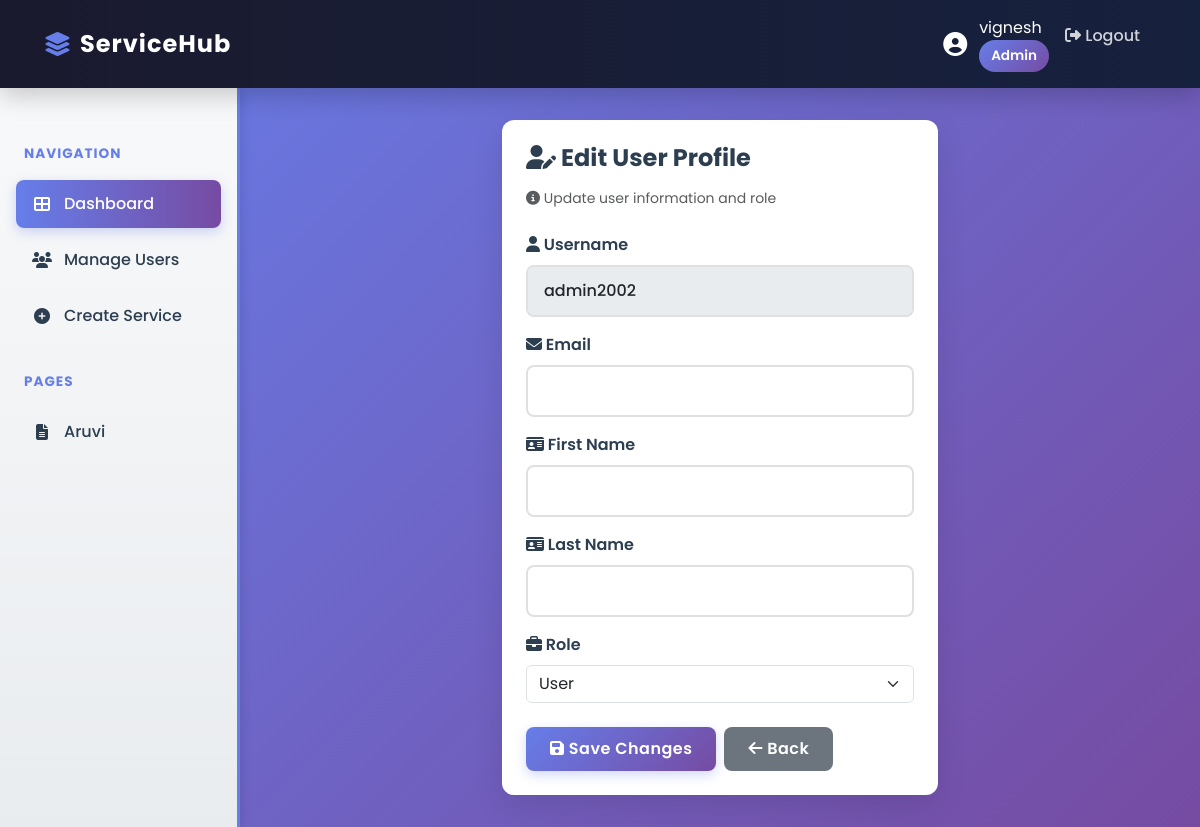
The page /users/1/edit/ (signed in) on the database as committed earlier.
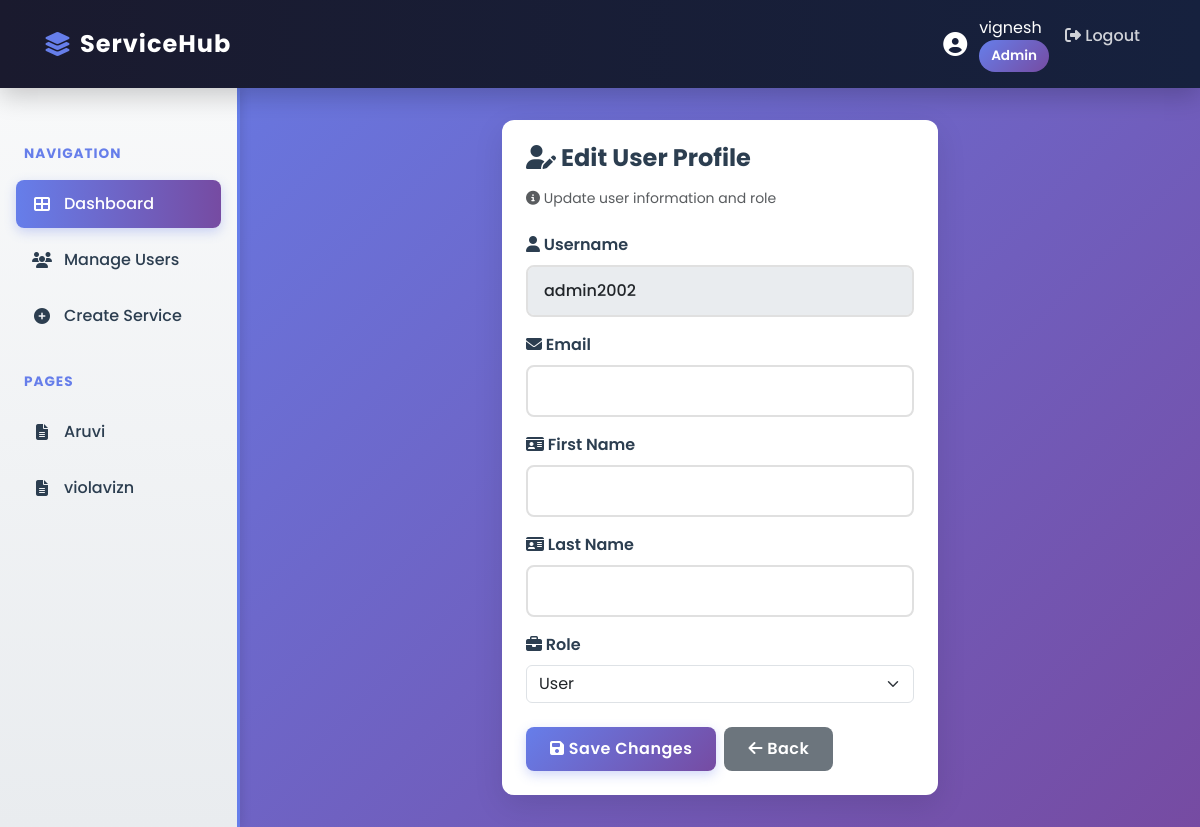
The same page on the database as committed later.
### core/models.py (models this page shows, shortened)
class DynamicPage(models.Model):
    name = models.CharField(max_length=200, unique=True)
    slug = models.SlugField(max_length=220, unique=True, blank=True)
    description = models.TextField(blank=True)
    created_by = models.ForeignKey(User, on_delete=models.SET_NULL, null=True, related_name="dynamic_pages")
    created_at = models.DateTimeField(auto_now_add=True)

### core/views.py (the view, shortened to what this page needs)
# urls.py: path("users/<int:user_id>/edit/", views.edit_user, name="edit_user"),
@login_required
def edit_user(request, user_id):
    if not _has_agent_permissions(request.user):
        messages.error(request, "You do not have permission to edit users.")
        return redirect("dashboard")
    target = get_object_or_404(User, id=user_id)
    pages = DynamicPage.objects.all().order_by("name")
    return render(request, "core/edit_user.html", {"user_obj": target, "pages": pages, "role": _user_role(request.user)})

### core/views.py (called while the page is built)
def _user_role(user):
    if not user.is_authenticated:
        return "anonymous"
    return getattr(user.profile, "role", "user")

def _has_agent_permissions(user):
    return _user_role(user) in ["admin", "agent"]

### core/templates/core/edit_user.html (shortened to what this page needs)
{% extends 'core/base.html' %}
{% block content %}
<div class="row justify-content-center">
    <div class="col-lg-6">
        <div class="card fade-in">
            <div class="card-body">
                <div class="mb-4">
                    <h4 class="card-title">
                        <i class="fas fa-user-edit icon-blue"></i> Edit User Profile
                    </h4>
                    <p class="text-muted small"><i class="fas fa-info-circle"></i> Update user information and role</p>
                </div>
                <form method="post">
                    <div class="mb-3 zoom-in" style="animation-delay: 0.1s;">
                        <label class="form-label"><i class="fas fa-user icon-blue"></i> Username</label>
                        <input class="form-control" value="{{ user_obj.username }}" disabled style="cursor: not-allowed;">
                    </div>
                    <div class="mb-3 zoom-in" style="animation-delay: 0.2s;">
                        <label class="form-label"><i class="fas fa-envelope icon-blue"></i> Email</label>
                        <input name="email" class="form-control" value="{{ user_obj.email }}">
                    </div>
                    <div class="mb-3 zoom-in" style="animation-delay: 0.3s;">
                        <label class="form-label"><i class="fas fa-id-card icon-blue"></i> First Name</label>
                        <input name="first_name" class="form-control" value="{{ user_obj.first_name }}">
                    </div>
                    <div class="mb-3 zoom-in" style="animation-delay: 0.4s;">
                        <label class="form-label"><i class="fas fa-id-card icon-blue"></i> Last Name</label>
                        <input name="last_name" class="form-control" value="{{ user_obj.last_name }}">
                    </div>
                    <div class="mb-4 zoom-in" style="animation-delay: 0.5s;">
                        <label class="form-label"><i class="fas fa-briefcase icon-blue"></i> Role</label>
                        <select name="role" class="form-select">
                            <option value="user" {% if user_obj.profile.role == 'user' %}selected{% endif %}>
                                <i class="fas fa-user"></i> User
                            </option>
                        </select>
                    </div>
                    <div class="d-flex gap-2">
                        <button class="btn btn-primary bounce-in" type="submit">
                            <i class="fas fa-save"></i> Save Changes
                        </button>
                        <a href="{% url 'user_list' %}" class="btn btn-secondary">
                            <i class="fas fa-arrow-left"></i> Back
                        </a>
                    </div>
                </form>
            </div>
        </div>
    </div>
</div>
{% endblock %}

### core/templates/core/base.html (shortened to what this page needs)
<!DOCTYPE html>
<html lang="en">
<head>
    <link href="https://cdn.jsdelivr.net/npm/bootstrap@5.3.0/dist/css/bootstrap.min.css" rel="stylesheet">
    <link rel="stylesheet" href="https://cdnjs.cloudflare.com/ajax/libs/font-awesome/6.4.0/css/all.min.css">
</head>
<body>
    <nav class="navbar navbar-expand-lg navbar-dark">
        <div class="container-fluid">
            <a class="navbar-brand" href="{% url 'dashboard' %}">
                <i class="fas fa-layer-group"></i> ServiceHub
            </a>
            <div class="collapse navbar-collapse" id="navbarNav">
                <ul class="navbar-nav ms-auto">
                    {% if user.is_authenticated %}
                    <li class="nav-item">
                        <div class="user-info">
                            <i class="fas fa-user-circle" style="font-size: 1.5rem;"></i>
                            <div>
                                <div>{{ user.first_name|default:user.username }}</div>
                                <div class="user-badge">{{ user.profile.get_role_display }}</div>
                            </div>
                        </div>
                    </li>
                    <li class="nav-item">
                        <a class="nav-link" href="{% url 'logout' %}">
                            <i class="fas fa-sign-out-alt"></i> Logout
                        </a>
                    </li>
                    {% endif %}
                </ul>
            </div>
        </div>
    </nav>
    {% if user.is_authenticated %}
    <div class="layout-wrapper">
        <div class="sidebar" id="sidebar">
            <div class="sidebar-title">Navigation</div>
            {% if user.profile.role == 'admin' %}
            <a href="{% url 'dashboard' %}" class="nav-link active">
                <i class="fas fa-th-large"></i> Dashboard
            </a>
            <a href="{% url 'user_list' %}" class="nav-link">
                <i class="fas fa-users"></i> Manage Users
            </a>
            <a href="{% url 'add_service' %}" class="nav-link">
                <i class="fas fa-plus-circle"></i> Create Service
            </a>
            {% else %}
            <a href="{% url 'dashboard' %}" class="nav-link active">
                <i class="fas fa-th-large"></i> Dashboard
            </a>
            {% endif %}
            <div class="sidebar-title">Pages</div>
            {% for page in pages %}
            <a href="{% url 'dynamic_page' slug=page.slug %}" class="nav-link">
                <i class="fas fa-file-alt"></i> {{ page.name }}
            </a>
            {% empty %}
            <p class="text-muted" style="padding: 1rem;">No pages available</p>
            {% endfor %}
        </div>
        <div class="main-content">
    {% else %}
    <div style="padding: 2rem;">
        <div class="container">
    {% endif %}
    {% block content %}{% endblock %}
    {% if user.is_authenticated %}
        </div>
    </div>
    {% else %}
        </div>
    </div>
    {% endif %}
</body>
</html>

Rows that differ between the two databases and show on the page:
added DynamicPage: name "violavizn"
